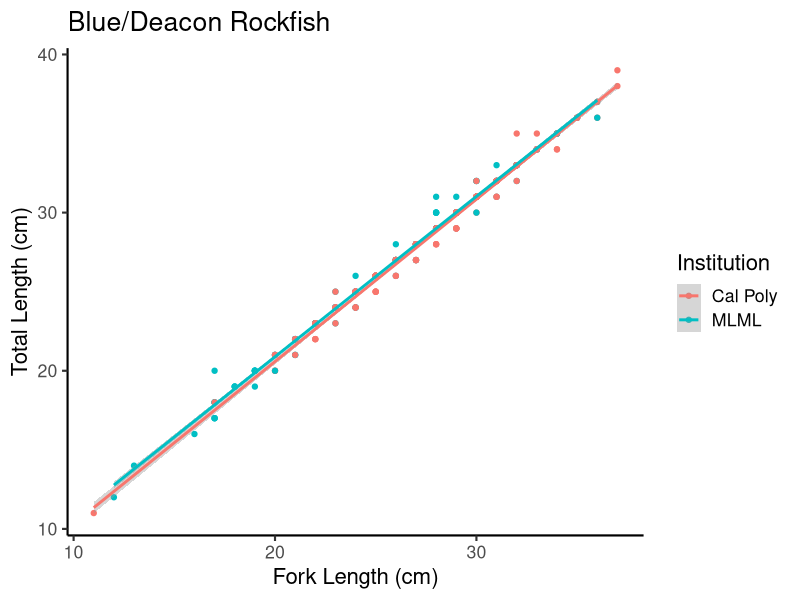
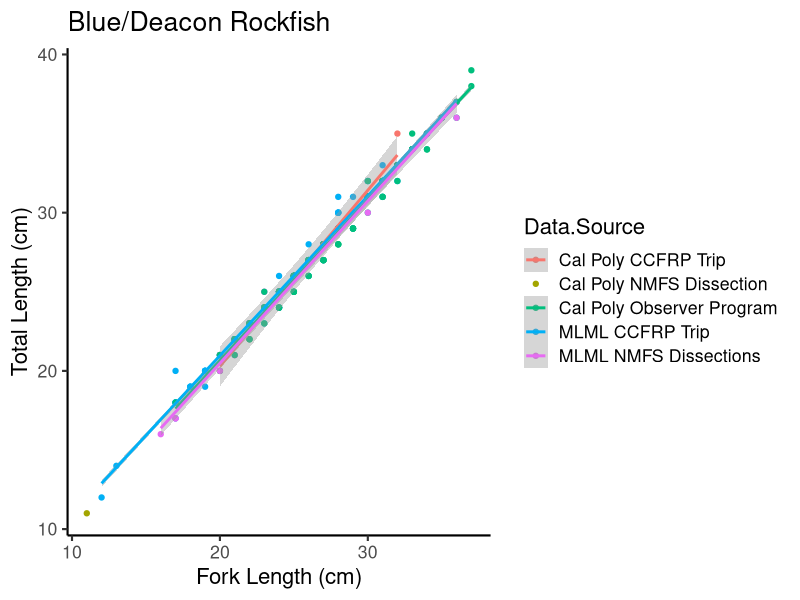
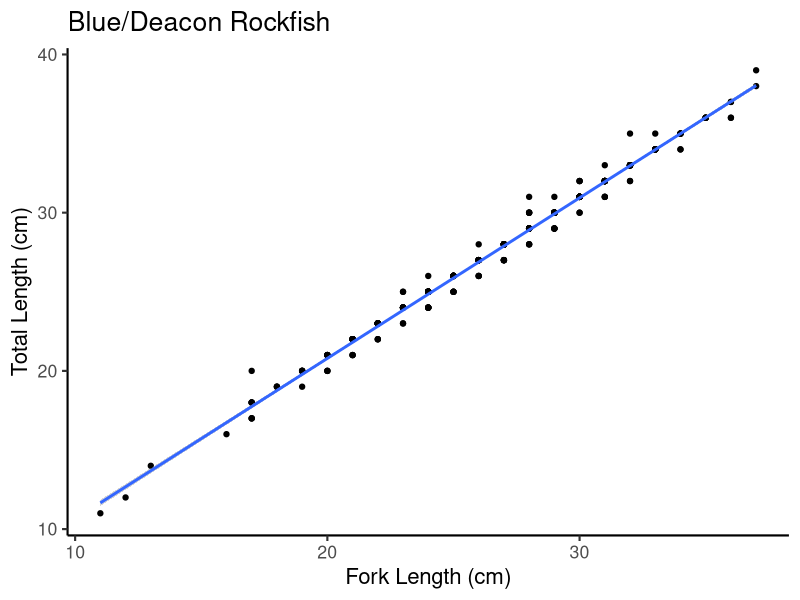
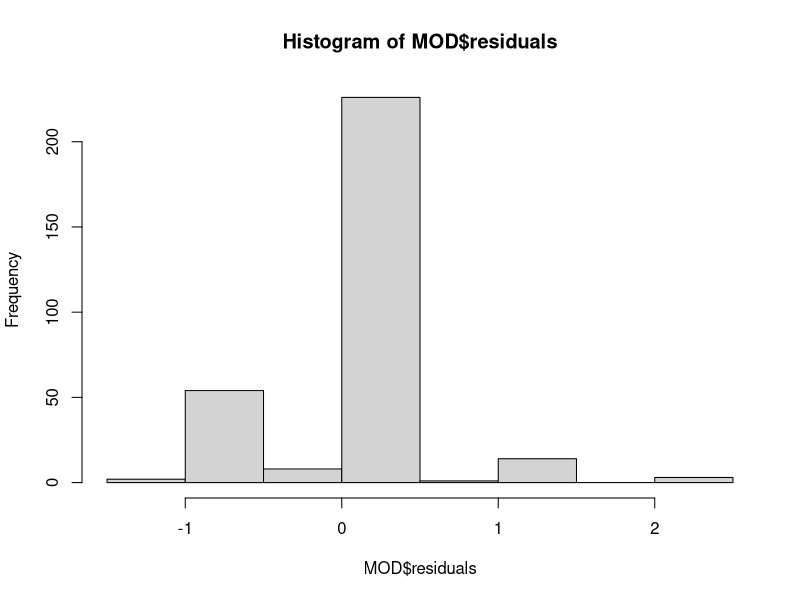
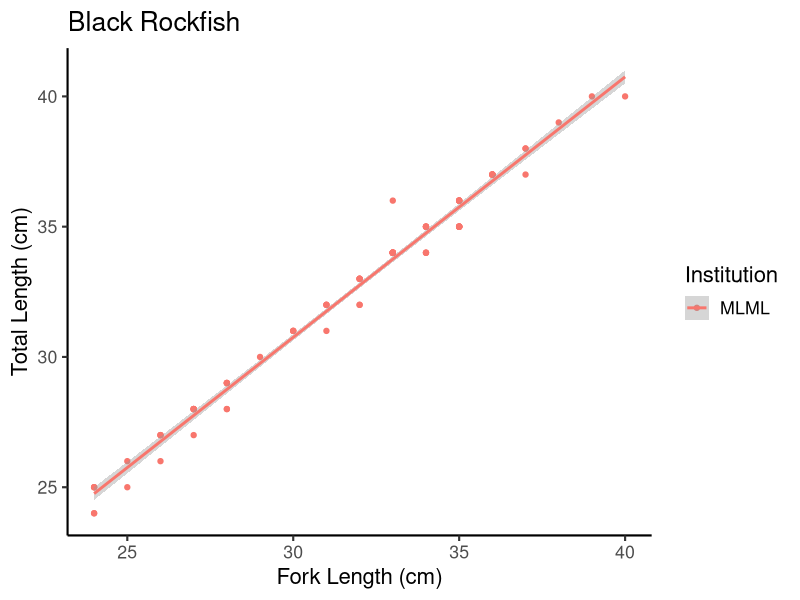
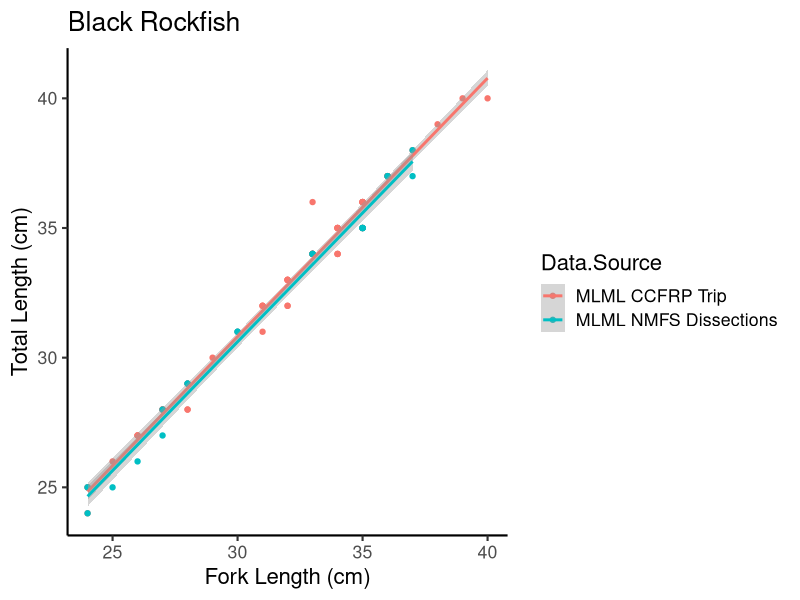
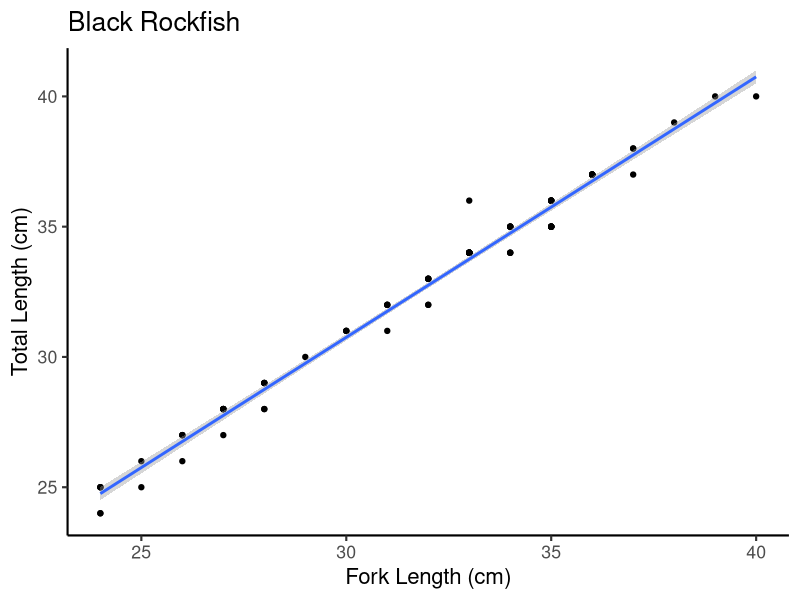
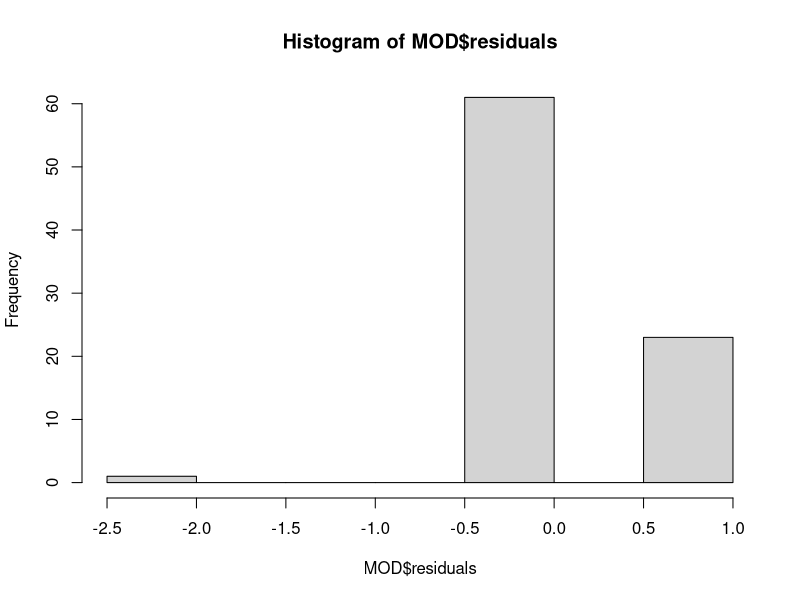

Recreate these plots in R, in order. (Note: this script raises an error after producing the figures.)
## ---- chunk 1

knitr::opts_chunk$set(echo = TRUE, error=FALSE)

rm(list = ls());graphics.off()
library(tidyverse) # For data manipulation and summarization
library(plotrix) #To use standard error calculation
library(cowplot) #For grouping plots
library(scales) #For editing axis scales
library(rstatix) #For running ANCOVA
#library(ggpmisc) #adding equation and r2 to figures
library(here) ## for erin

alpha=0.5
formula<-y~x
theme_set(theme_classic(base_size=16))

## ---- chunk 2

length.data <-read.csv(here("Data", 'Fork-And-Total-Length-Data.csv'))
length.data.resolved <-read.csv(here("Data", 'Fork-And-Total-Length-Data-Resolved.csv'))


## ---- chunk 3

blue.deacon<-length.data%>%
  group_by(Institution, Species, Data.Source)%>%
  filter(Species == "Blue/Deacon Rockfish")

ggplot(blue.deacon, aes(x=Fork.Length..cm., y=Total.Length..cm., col=Institution))+
  geom_point()+
  geom_smooth(method = "lm")+ 
  ggtitle("Blue/Deacon Rockfish") +
  xlab("Fork Length (cm)") + ylab("Total Length (cm)")

ggplot(blue.deacon, aes(x=Fork.Length..cm., y=Total.Length..cm., col=Data.Source))+
  geom_point()+
  geom_smooth(method = "lm")+ 
  ggtitle("Blue/Deacon Rockfish") +
  xlab("Fork Length (cm)") + ylab("Total Length (cm)")

ggplot(blue.deacon, aes(x=Fork.Length..cm., y=Total.Length..cm.))+
  geom_point()+
  geom_smooth(method = "lm")+ 
  ggtitle("Blue/Deacon Rockfish") +
  xlab("Fork Length (cm)") + ylab("Total Length (cm)")
  
MOD <- lm(Total.Length..cm.~Fork.Length..cm., data = blue.deacon)
  summary(MOD)
  hist(MOD$residuals)

## ---- chunk 4

black<-length.data%>%
  group_by(Institution, Species, Data.Source)%>%
  filter(Species == "Black Rockfish")

ggplot(black, aes(x=Fork.Length..cm., y=Total.Length..cm., col=Institution))+
  geom_point()+
  geom_smooth(method = "lm")+ 
  ggtitle("Black Rockfish") +
  xlab("Fork Length (cm)") + ylab("Total Length (cm)")

ggplot(black, aes(x=Fork.Length..cm., y=Total.Length..cm., col=Data.Source))+
  geom_point()+
  geom_smooth(method = "lm")+ 
  ggtitle("Black Rockfish") +
  xlab("Fork Length (cm)") + ylab("Total Length (cm)")

ggplot(black, aes(x=Fork.Length..cm., y=Total.Length..cm.))+
  geom_point()+
  geom_smooth(method = "lm")+ 
  ggtitle("Black Rockfish") +
  xlab("Fork Length (cm)") + ylab("Total Length (cm)")
  
MOD <- lm(Fork.Length..cm.~Total.Length..cm., data = black)
  summary(MOD)
  hist(MOD$residuals)
  
## ---- chunk 5

vermilion<-length.data%>%
  group_by(Institution, Species, Data.Source)%>%
  filter(Species == "Vermilion Rockfish")

ggplot(vermilion, aes(x=Fork.Length..cm., y=Total.Length..cm., col=Institution))+
  geom_point()+
  geom_smooth(method = "lm")+ 
  ggtitle("Vermilion Rockfish") +
  xlab("Fork Length (cm)") + ylab("Total Length (cm)")

ggplot(vermilion, aes(x=Fork.Length..cm., y=Total.Length..cm., col=Data.Source))+
  geom_point()+
  geom_smooth(method = "lm")+ 
  ggtitle("Vermilion Rockfish") +
  xlab("Fork Length (cm)") + ylab("Total Length (cm)")

ggplot(vermilion, aes(x=Fork.Length..cm., y=Total.Length..cm.))+
  geom_point()+
  geom_smooth(method = "lm")+ 
  ggtitle("Vermilion Rockfish") +
  xlab("Fork Length (cm)") + ylab("Total Length (cm)")
  
MOD <- lm(Fork.Length..cm.~Total.Length..cm., data = vermilion)
  summary(MOD)
  hist(MOD$residuals)
  
## ---- chunk 6

olive.yellowtail<-length.data%>%
  group_by(Institution, Species, Data.Source)%>%
  filter(Species == "Olive/Yellowtail Rockfish")

ggplot(olive.yellowtail, aes(x=Fork.Length..cm., y=Total.Length..cm., col=Institution))+
  geom_point()+
  geom_smooth(method = "lm")+ 
  ggtitle("Olive/Yellowtail Rockfish") +
  xlab("Fork Length (cm)") + ylab("Total Length (cm)")

ggplot(olive.yellowtail, aes(x=Fork.Length..cm., y=Total.Length..cm., col=Data.Source))+
  geom_point()+
  geom_smooth(method = "lm")+ 
  ggtitle("Olive/Yellowtail Rockfish") +
  xlab("Fork Length (cm)") + ylab("Total Length (cm)")

ggplot(olive.yellowtail, aes(x=Fork.Length..cm., y=Total.Length..cm.))+
  geom_point()+
  geom_smooth(method = "lm")+ 
  ggtitle("Olive/Yellowtail Rockfish") +
  xlab("Fork Length (cm)") + ylab("Total Length (cm)")
  
MOD <- lm(Fork.Length..cm.~Total.Length..cm., data = olive.yellowtail)
#MOD2 <- lm(Total.Length..cm.~Fork.Length..cm., data = olive.yellowtail)
  summary(MOD)
  #summary(MOD2)
  hist(MOD$residuals)
  
## ---- chunk 7

copper<-length.data%>%
  group_by(Institution, Species, Data.Source)%>%
  filter(Species == "Copper Rockfish")

ggplot(copper, aes(x=Fork.Length..cm., y=Total.Length..cm., col=Institution))+
  geom_point()+
  geom_smooth(method = "lm")+ 
  ggtitle("Copper Rockfish") +
  xlab("Fork Length (cm)") + ylab("Total Length (cm)")

ggplot(copper, aes(x=Fork.Length..cm., y=Total.Length..cm., col=Data.Source))+
  geom_point()+
  geom_smooth(method = "lm")+ 
  ggtitle("Copper Rockfish") +
  xlab("Fork Length (cm)") + ylab("Total Length (cm)")

ggplot(copper, aes(x=Fork.Length..cm., y=Total.Length..cm.))+
  geom_point()+
  geom_smooth(method = "lm")+ 
  ggtitle("Copper Rockfish") +
  xlab("Fork Length (cm)") + ylab("Total Length (cm)")
  
MOD <- lm(Fork.Length..cm.~Total.Length..cm., data = copper)
  summary(MOD)
  hist(MOD$residuals)
  
## ---- chunk 8

canary<-length.data%>%
  group_by(Institution, Species, Data.Source)%>%
  filter(Species == "Canary Rockfish")

ggplot(canary, aes(x=Fork.Length..cm., y=Total.Length..cm., col=Institution))+
  geom_point()+
  geom_smooth(method = "lm")+ 
  ggtitle("Canary Rockfish") +
  xlab("Fork Length (cm)") + ylab("Total Length (cm)")

ggplot(canary, aes(x=Fork.Length..cm., y=Total.Length..cm., col=Data.Source))+
  geom_point()+
  geom_smooth(method = "lm")+ 
  ggtitle("Canary Rockfish") +
  xlab("Fork Length (cm)") + ylab("Total Length (cm)")

ggplot(canary, aes(x=Fork.Length..cm., y=Total.Length..cm.))+
  geom_point()+
  geom_smooth(method = "lm")+ 
  ggtitle("Canary Rockfish") +
  xlab("Fork Length (cm)") + ylab("Total Length (cm)")
  
MOD <- lm(Fork.Length..cm.~Total.Length..cm., data = canary)
  summary(MOD)
  hist(MOD$residuals)
  
## ---- chunk 9

length_dat <- read_csv(here("Data", "Fork-And-Total-Length-Data3.csv"))
len_dat_resolved <- read_csv(here("Data", "Fork-And-Total-Length-Data-Resolved.csv"))

## ---- chunk 10
bin_dat <- len_dat_resolved %>%
  mutate(TL_bin = cut(TL, breaks = c(0,2,4,6,8,10,12,14,16,18,20,22,24,26,28,30,
                                     32,34,36,38,40,42,44,46,48,50,52,54,56,58,60,
                                     62,64)),
         FL_bin = cut(FL, breaks = c(0,2,4,6,8,10,12,14,16,18,20,22,24,26,28,30,
                                     32,34,36,38,40,42,44,46,48,50,52,54,56,58,60,
                                     62,64)),
         match = case_when(
           TL_bin == FL_bin ~ "YES",
           TL_bin != FL_bin ~ "NO"
         ))
## ---- chunk 11

## the annoying long bin conversion

bin_dat_num <- bin_dat %>%
  mutate(TL_int = case_when(
    TL %in% c(11,12) ~ 12,
    TL %in% c(13,14) ~ 14,
    TL %in% c(15,16) ~ 16,
    TL %in% c(17,18) ~ 18,
    TL %in% c(19,20) ~ 20,
    TL %in% c(21,22) ~ 22,
    TL %in% c(23,24) ~ 24,
    TL %in% c(25,26) ~ 26,
    TL %in% c(27,28) ~ 28,
    TL %in% c(29,30) ~ 30,
    TL %in% c(31,32) ~ 32,
    TL %in% c(33,34) ~ 34,
    TL %in% c(35,36) ~ 36,
    TL %in% c(37,38) ~ 38,
    TL %in% c(39,40) ~ 40,
    TL %in% c(41,42) ~ 42,
    TL %in% c(43,44) ~ 44,
    TL %in% c(45,46) ~ 46,
    TL %in% c(47,48) ~ 48,
    TL %in% c(49,50) ~ 50,
    TL %in% c(51,52) ~ 52,
    TL %in% c(53,54) ~ 54,
    TL %in% c(55,56) ~ 56,
    TL %in% c(57,58) ~ 58,
    TL %in% c(59,60) ~ 60,
    TL %in% c(61,62) ~ 62,
    TL %in% c(63,64) ~ 64),
    FL_int = case_when(
      FL %in% c(11,12) ~ 12,
      FL %in% c(13,14) ~ 14,
      FL %in% c(15,16) ~ 16,
      FL %in% c(17,18) ~ 18,
      FL %in% c(19,20) ~ 20,
      FL %in% c(21,22) ~ 22,
      FL %in% c(23,24) ~ 24,
      FL %in% c(25,26) ~ 26,
      FL %in% c(27,28) ~ 28,
      FL %in% c(29,30) ~ 30,
      FL %in% c(31,32) ~ 32,
      FL %in% c(33,34) ~ 34,
      FL %in% c(35,36) ~ 36,
      FL %in% c(37,38) ~ 38,
      FL %in% c(39,40) ~ 40,
      FL %in% c(41,42) ~ 42,
      FL %in% c(43,44) ~ 44,
      FL %in% c(45,46) ~ 46,
      FL %in% c(47,48) ~ 48,
      FL %in% c(49,50) ~ 50,
      FL %in% c(51,52) ~ 52,
      FL %in% c(53,54) ~ 54,
      FL %in% c(55,56) ~ 56,
      FL %in% c(57,58) ~ 58,
      FL %in% c(59,60) ~ 60,
      FL %in% c(61,62) ~ 62,
      FL %in% c(63,64) ~ 64),
    Diff_int = TL_int -FL_int)

## ---- chunk 12

## Blue/Deacon rockfish

BLU_DEA <- bin_dat_num %>%
  filter(Species == "Blue/Deacon Rockfish")

mod_BLU <- lm(TL_int ~ FL_int, data = BLU_DEA)
summary(mod_BLU)

## Black rockfish

BLA <- bin_dat_num %>%
  filter(Species == "Black Rockfish")

mod_BLA <- lm(TL_int ~ FL_int, data = BLA)
summary(mod_BLA)

## Vermilion rockfish

VER <- bin_dat_num %>%
  filter(Species == "Vermilion Rockfish")

mod_VER <- lm(TL_int ~ FL_int, data = VER)
summary(mod_VER)

## Olive/Yellowtail rockfish

OYT <- bin_dat_num %>%
  filter(Species == "Olive/Yellowtail Rockfish")

mod_OYT <- lm(TL_int ~ FL_int, data = OYT)
summary(mod_OYT)

## Copper rockfish

CPR <- bin_dat_num %>%
  filter(Species == "Copper Rockfish")

mod_CPR <- lm(TL_int ~ FL_int, data = CPR)
summary(mod_CPR)

## Canary rockfish

CNY <- bin_dat_num %>%
  filter(Species == "Canary Rockfish")

mod_CNY <- lm(TL_int ~ FL_int, data = CNY)
summary(mod_CNY)


## ---- chunk 13

## Blue/Deacon rockfish


mod_BLU2 <- lm(TL ~ FL, data = BLU_DEA)
summary(mod_BLU2)

## Black rockfish


mod_BLA2 <- lm(TL ~ FL, data = BLA)
summary(mod_BLA2)

## Vermilion rockfish

mod_VER2 <- lm(TL ~ FL, data = VER)
summary(mod_VER2)

mod_VER3 <- lm(TL ~ FL*Institution, data = VER)
summary(mod_VER3)

## Olive/Yellowtail rockfish

mod_OYT2 <- lm(TL ~ FL, data = OYT)
summary(mod_OYT2)

OLV <- bin_dat_num %>%
  filter(Species == "Olive Rockfish")

YTL <- bin_dat_num %>%
  filter(Species == "Yellowtail Rockfish")

mod_OLV2 <- lm(TL ~ FL, data = OLV)
mod_YTL2 <- lm(TL ~ FL, data = YTL)

## Copper rockfish

mod_CPR2 <- lm(TL ~ FL, data = CPR)
summary(mod_CPR2)

## Canary rockfish

mod_CNY2 <- lm(TL ~ FL, data = CNY)
summary(mod_CNY2)

## Gopher rockfish

GPR <- bin_dat_num %>%
  filter(Species == "Gopher Rockfish")

mod_GPR2 <- lm(TL ~ FL, data = GPR)

## China rockfish

CHN <- bin_dat_num %>%
  filter(Species == "China Rockfish")

mod_CHN2 <- lm(TL ~ FL, data = CHN)

## Brown rockfish

BWN <- bin_dat_num %>%
  filter(Species == "Brown Rockfish")

mod_BWN2 <- lm(TL ~ FL, data = BWN)


## Rosy rockfish

RSY <- bin_dat_num %>%
  filter(Species == "Rosy Rockfish")

mod_RSY2 <- lm(TL ~ FL, data = RSY)

## Kelp rockfish

KLP <- bin_dat_num %>%
  filter(Species == "Kelp Rockfish")

mod_KLP2 <- lm(TL ~ FL, data = KLP)


## ---- chunk 14

summary(mod_BLU2)
summary(mod_BLA2)
summary(mod_VER2)
summary(mod_OYT2)## didn't change
summary(mod_CPR2)
summary(mod_CNY2)
summary(mod_OLV2)
summary(mod_YTL2)
summary(mod_BWN2)
summary(mod_CHN2)
summary(mod_GPR2)
summary(mod_KLP2)
summary(mod_RSY2)


## ---- chunk 15

dummy_dat <- data.frame(FL = seq(11,63, by = 1))

## resolved equations
dummy_dat_calc <- dummy_dat %>%
  mutate(FL_mm = FL*10,
         TL_blu = 1.015561*FL + 0.488725,
         TL_bla = 1.01102*FL + 0.39437,
         TL_ver = 1.035447*FL - 0.450808,
         TL_olv = 1.03130*FL - 0.32448,
         TL_ytl = 1.02523*FL - 0.10160,
         TL_cpr = 1*FL - 5.802e-15,
         TL_cny = 1.049452*FL - 0.052804,
         TL_bwn = 0.984619*FL + 0.595875,
         TL_chn = 1*FL + 0,
         TL_gpr = 1.000258*FL + 0.002467,
         TL_klp = 1*FL + 0,
         TL_rsy = 0.97721*FL + 0.71181,
         e_TL_blu = 1.039*FL_mm + 2.495,
         e_TL_bla = 1.017*FL_mm + 1.595,
         e_TL_ver = 1.054*FL_mm - 7.857,
         e_TL_olv = 1.029*FL_mm + 1.419,
         e_TL_ytl = 1.025*FL_mm + 2.358,
         e_TL_cpr = 1.010*FL_mm + 0.629,
         e_TL_cny = 1.070*FL_mm - 4.107,
         e_TL_bwn = 1.007*FL_mm - 0.586,
         e_TL_chn = 1.001*FL_mm + 0.854,
         e_TL_gpr = 1.005*FL_mm - 0.759,
         #e_TL_klp = 1.070*FL_mm - 4.107, ## no kelp rockfish in echeverria
         e_TL_rsy = 1.015*FL_mm + 1.409,
         TL_blu = TL_blu*10,
         TL_bla = TL_bla*10,
         TL_ver = TL_ver*10,
         TL_olv = TL_olv*10,
         TL_ytl = TL_ytl*10,
         TL_cpr = TL_cpr*10,
         TL_cny = TL_cny*10,
         TL_bwn = TL_bwn*10,
         TL_chn = TL_chn*10,
         TL_gpr = TL_gpr*10,
         TL_klp = TL_klp*10,
         TL_rsy = TL_rsy*10)



## old not resolved equations
# dummy_dat_rb <- dummy_dat %>%
#   mutate(TL_blu = 1.011954*FL + 0.585388,
#          TL_bla = 1.00491*FL + 0.59292 ,
#          TL_ver = 1.037405*FL - 0.560013,
#          TL_oyt = 1.0255*FL - 0.1654,
#          TL_cpr = 1*FL + 6.355e-15,
#          TL_cny = 1.062201*FL - 0.359872)

## not going to bin anymore

# dummy_dat_bin <- dummy_dat %>%
#   mutate(TL_blu = 0.99990*FL + 0.89237,
#          TL_bla = 0.96440*FL + 1.89602,
#          TL_ver = 1.01327*FL + 0.33149,
#          TL_oyt = 0.99371*FL + 0.84570,
#          TL_cpr = 1*FL - 6.355e-15,
#          TL_cny = 1.059007*FL - 0.262025)

 #write_csv(dummy_dat_rb, path = here("Data", "dummy_dat_OG.csv"))
 #write_csv(dummy_dat_bin, path = here("Data", "dummy_dat_bin.csv"))


## ---- chunk 16

## not combining olv and ytl anymore as per RS suggestions

# oyt_plot <- ggplot() +
#   geom_line(data = dummy_dat_rb, aes(x = FL, y = FL), linetype = "dashed")+
#   geom_line(data = dummy_dat_rb, aes(x = FL, y = TL_oyt), color = "red", size = 0.71)+
#   geom_line(data = dummy_dat_bin, aes(x = FL, y = TL_oyt), color = "blue", size = 0.71)+
#   labs(x = "\nFork Length (cm)", y = "Total Length (cm)\n", title = "Olive/Yellowtail Rockfish")+
#   theme(axis.title.x = element_text(size = 18),
#         axis.title.y = element_text(size = 18))

blu_plot <- ggplot() +
  geom_line(data = dummy_dat_calc, aes(x = FL_mm, y = FL_mm), linetype = "dashed")+
  geom_line(data = dummy_dat_calc, aes(x = FL_mm, y = TL_blu), color = "blue", size = 0.71)+
  geom_line(data = dummy_dat_calc, aes(x = FL_mm, y = e_TL_blu), color = "red", size = 0.71)+
  labs(x = "\nFork Length (mm)", y = "Total Length (mm)\n", title = "Blue/Deacon Rockfish")+
  theme(axis.title.x = element_text(size = 18),
        axis.title.y = element_text(size = 18))

bla_plot <- ggplot() +
  geom_line(data = dummy_dat_calc, aes(x = FL_mm, y = FL_mm), linetype = "dashed")+
  geom_line(data = dummy_dat_calc, aes(x = FL_mm, y = TL_bla), color = "blue", size = 0.71)+
  geom_line(data = dummy_dat_calc, aes(x = FL_mm, y = e_TL_bla), color = "red", size = 0.71)+
  labs(x = "\nFork Length (mm)", y = "Total Length (mm)\n", title = "Black Rockfish")+
  theme(axis.title.x = element_text(size = 18),
        axis.title.y = element_text(size = 18))

ver_plot <- ggplot() +
  geom_line(data = dummy_dat_calc, aes(x = FL_mm, y = FL_mm), linetype = "dashed")+
  geom_line(data = dummy_dat_calc, aes(x = FL_mm, y = TL_ver), color = "blue", size = 0.71)+
  geom_line(data = dummy_dat_calc, aes(x = FL_mm, y = e_TL_ver), color = "red", size = 0.71)+
  labs(x = "\nFork Length (mm)", y = "Total Length (mm)\n", title = "Vermilion Rockfish")+
  theme(axis.title.x = element_text(size = 18),
        axis.title.y = element_text(size = 18))

cpr_plot <- ggplot() +
  geom_line(data = dummy_dat_calc, aes(x = FL_mm, y = FL_mm), linetype = "dashed")+
  geom_line(data = dummy_dat_calc, aes(x = FL_mm, y = TL_cpr), color = "blue", size = 0.71)+
  geom_line(data = dummy_dat_calc, aes(x = FL_mm, y = e_TL_cpr), color = "red", size = 0.71)+
  labs(x = "\nFork Length (mm)", y = "Total Length (mm)\n", title = "Copper Rockfish")+
  theme(axis.title.x = element_text(size = 18),
        axis.title.y = element_text(size = 18))

cny_plot <- ggplot() +
  geom_line(data = dummy_dat_calc, aes(x = FL_mm, y = FL_mm), linetype = "dashed")+
  geom_line(data = dummy_dat_calc, aes(x = FL_mm, y = TL_cny), color = "blue", size = 0.71)+
  geom_line(data = dummy_dat_calc, aes(x = FL_mm, y = e_TL_cny), color = "red", size = 0.71)+
  labs(x = "\nFork Length (mm)", y = "Total Length (mm)\n", title = "Canary Rockfish")+
  theme(axis.title.x = element_text(size = 18),
        axis.title.y = element_text(size = 18))

olv_plot <- ggplot() +
  geom_line(data = dummy_dat_calc, aes(x = FL_mm, y = FL_mm), linetype = "dashed")+
  geom_line(data = dummy_dat_calc, aes(x = FL_mm, y = TL_olv), color = "blue", size = 0.71)+
  geom_line(data = dummy_dat_calc, aes(x = FL_mm, y = e_TL_olv), color = "red", size = 0.71)+
  labs(x = "\nFork Length (mm)", y = "Total Length (mm)\n", title = "Olive Rockfish")+
  theme(axis.title.x = element_text(size = 18),
        axis.title.y = element_text(size = 18))

ytl_plot <- ggplot() +
  geom_line(data = dummy_dat_calc, aes(x = FL_mm, y = FL_mm), linetype = "dashed")+
  geom_line(data = dummy_dat_calc, aes(x = FL_mm, y = TL_ytl), color = "blue", size = 0.71)+
  geom_line(data = dummy_dat_calc, aes(x = FL_mm, y = e_TL_ytl), color = "red", size = 0.71)+
  labs(x = "\nFork Length (mm)", y = "Total Length (mm)\n", title = "Yellowtail Rockfish")+
  theme(axis.title.x = element_text(size = 18),
        axis.title.y = element_text(size = 18))

bwn_plot <- ggplot() +
  geom_line(data = dummy_dat_calc, aes(x = FL_mm, y = FL_mm), linetype = "dashed")+
  geom_line(data = dummy_dat_calc, aes(x = FL_mm, y = TL_bwn), color = "blue", size = 0.71)+
  geom_line(data = dummy_dat_calc, aes(x = FL_mm, y = e_TL_bwn), color = "red", size = 0.71)+
  labs(x = "\nFork Length (mm)", y = "Total Length (mm)\n", title = "Brown Rockfish")+
  theme(axis.title.x = element_text(size = 18),
        axis.title.y = element_text(size = 18))

chn_plot <- ggplot() +
  geom_line(data = dummy_dat_calc, aes(x = FL_mm, y = FL_mm), linetype = "dashed")+
  geom_line(data = dummy_dat_calc, aes(x = FL_mm, y = TL_chn), color = "blue", size = 0.71)+
  geom_line(data = dummy_dat_calc, aes(x = FL_mm, y = e_TL_chn), color = "red", size = 0.71)+
  labs(x = "\nFork Length (mm)", y = "Total Length (mm)\n", title = "China Rockfish")+
  theme(axis.title.x = element_text(size = 18),
        axis.title.y = element_text(size = 18))

gpr_plot <- ggplot() +
  geom_line(data = dummy_dat_calc, aes(x = FL_mm, y = FL_mm), linetype = "dashed")+
  geom_line(data = dummy_dat_calc, aes(x = FL_mm, y = TL_gpr), color = "blue", size = 0.71)+
  geom_line(data = dummy_dat_calc, aes(x = FL_mm, y = e_TL_gpr), color = "red", size = 0.71)+
  labs(x = "\nFork Length (mm)", y = "Total Length (mm)\n", title = "Gopher Rockfish")+
  theme(axis.title.x = element_text(size = 18),
        axis.title.y = element_text(size = 18))

klp_plot <- ggplot() +
  geom_line(data = dummy_dat_calc, aes(x = FL_mm, y = FL_mm), linetype = "dashed")+
  geom_line(data = dummy_dat_calc, aes(x = FL_mm, y = TL_klp), color = "blue", size = 0.71)+
  #geom_line(data = dummy_dat_calc, aes(x = FL_mm, y = e_TL_klp), color = "red", size = 0.71)+
  labs(x = "\nFork Length (mm)", y = "Total Length (mm)\n", title = "Kelp Rockfish")+
  theme(axis.title.x = element_text(size = 18),
        axis.title.y = element_text(size = 18))

rsy_plot <- ggplot() +
  geom_line(data = dummy_dat_calc, aes(x = FL_mm, y = FL_mm), linetype = "dashed")+
  geom_line(data = dummy_dat_calc, aes(x = FL_mm, y = TL_rsy), color = "blue", size = 0.71)+
  geom_line(data = dummy_dat_calc, aes(x = FL_mm, y = e_TL_rsy), color = "red", size = 0.71)+
  labs(x = "\nFork Length (mm)", y = "Total Length (mm)\n", title = "Rosy Rockfish")+
  theme(axis.title.x = element_text(size = 18),
        axis.title.y = element_text(size = 18))




ggsave("olv_plot_resolved_echeverria.png", plot = olv_plot, dpi = 1000, height = 5, width = 7, path = here("Output"))
ggsave("ytl_plot_resolved_echeverria.png", plot = ytl_plot, dpi = 1000, height = 5, width = 7, path = here("Output"))
ggsave("blu_plot_resolved_echeverria.png", plot = blu_plot, dpi = 1000, height = 5, width = 7, path = here("Output"))
ggsave("bla_plot_resolved_echeverria.png", plot = bla_plot, dpi = 1000, height = 5, width = 7, path = here("Output"))
ggsave("ver_plot_resolved_echeverria.png", plot = ver_plot, dpi = 1000, height = 5, width = 7, path = here("Output"))
ggsave("cpr_plot_resolved_echeverria.png", plot = cpr_plot, dpi = 1000, height = 5, width = 7, path = here("Output"))
ggsave("cny_plot_resolved_echeverria.png", plot = cny_plot, dpi = 1000, height = 5, width = 7, path = here("Output"))
ggsave("bwn_plot_resolved_echeverria.png", plot = bwn_plot, dpi = 1000, height = 5, width = 7, path = here("Output"))
ggsave("chn_plot_resolved_echeverria.png", plot = chn_plot, dpi = 1000, height = 5, width = 7, path = here("Output"))
ggsave("gpr_plot_resolved_echeverria.png", plot = gpr_plot, dpi = 1000, height = 5, width = 7, path = here("Output"))
ggsave("klp_plot_resolved_echeverria.png", plot = klp_plot, dpi = 1000, height = 5, width = 7, path = here("Output"))
ggsave("rsy_plot_resolved_echeverria.png", plot = rsy_plot, dpi = 1000, height = 5, width = 7, path = here("Output"))
